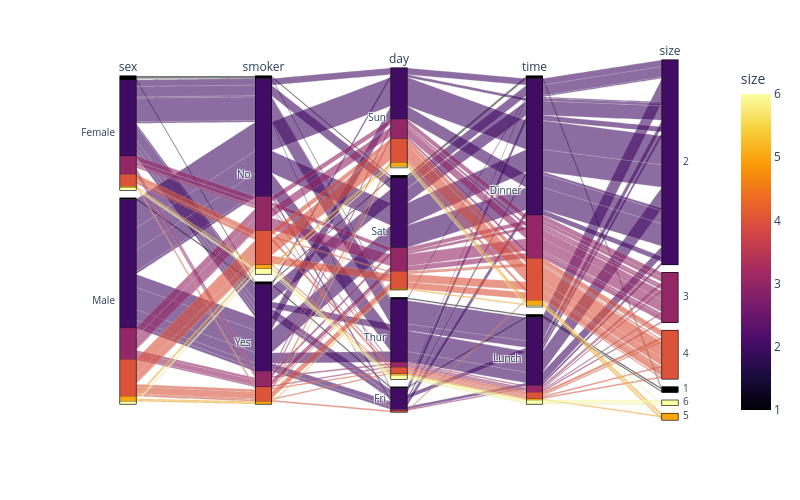

Source (notebook cell):
### Code cell
fig = px.parallel_categories(
    df, color="size", 
    color_continuous_scale=px.colors.sequential.Inferno
)

fig.show()

### Figure 1 — Plotly figure (JSON) as saved in the notebook; plotly's stock layout.template omitted (floating-point values rounded to 4 significant figures; data arrays with more than 128 entries replaced by an {"elided": "..."} marker saying what was removed)
{"data": [{"dimensions": [{"label": "sex", "values": {"elided": "244 str values"}}, {"label": "smoker", "values": {"elided": "244 str values"}}, {"label": "day", "values": {"elided": "244 str values"}}, {"label": "time", "values": {"elided": "244 str values"}}, {"label": "size", "values": {"elided": "244 int values"}}], "domain": {"x": [0, 1], "y": [0, 1]}, "line": {"color": {"elided": "244 int values"}, "coloraxis": "coloraxis"}, "name": "", "type": "parcats"}], "layout": {"coloraxis": {"colorbar": {"title": {"text": "size"}}, "colorscale": [[0, "#000004"], [0.1111, "#1b0c41"], [0.2222, "#4a0c6b"], [0.3333, "#781c6d"], [0.4444, "#a52c60"], [0.5556, "#cf4446"], [0.6667, "#ed6925"], [0.7778, "#fb9b06"], [0.8889, "#f7d13d"], [1, "#fcffa4"]]}, "height": 500, "legend": {"tracegroupgap": 0}, "margin": {"t": 60}, "width": 800}}
